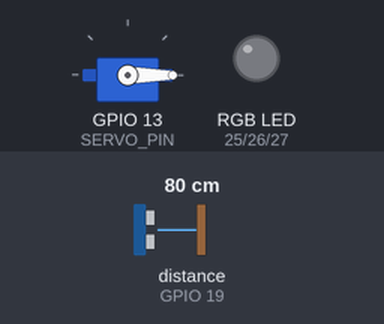
A sketch run on a simulated ESP32. On the bench: servo, an RGB LED mixed from three pins (HIGH = lit). Inputs (shaded band) come from the test bench; at power-on: distance to the obstacle (sensor on GPIO 19) 80 cm. The echo pulse lasts 58.3 µs per cm; WiFi joins after 1.5 s; servers stay silent unless stated; no MQTT or app messages arrive unless stated; pins used as bus, display or sensor lines are not drawn; what the sketch prints to the serial monitor is not drawn.

Above: at 2.7 s.
2.8 s: distance to the obstacle (sensor on GPIO 19) set to 34 cm
6.7 s: distance to the obstacle (sensor on GPIO 19) set to 28 cm
At 10.8 s:
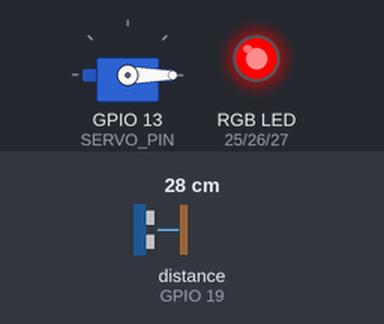
Timing chart, 0 to 12.3 s (numbered marks = the images above; inputs shaded):
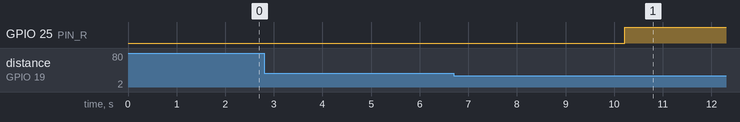

The sketch:

distanciaCodigo.ino
```cpp
//ahola
#include <WiFi.h>
#include "WiFiClientSecure.h"
#include "Adafruit_MQTT.h"
#include "Adafruit_MQTT_Client.h"
#include <ESP32Servo.h>

// ---------------------- CONFIGURACIÓN WI-FI ----------------------
#define WLAN_SSID   "ARTEFACTOS"
#define WLAN_PASS   "87654321"

// ---------------------- CONFIGURACIÓN ADAFRUIT IO ----------------------
#define AIO_SERVER      "io.adafruit.com"
#define AIO_SERVERPORT  1883
#define AIO_USERNAME    "TU_USUARIO_ADAFRUIT"
#define AIO_KEY         "TU_KEY_ADAFRUIT"

// ---------------------- PINES ----------------------
#define TRIG_PIN   18
#define ECHO_PIN   19

#define PIN_R      25
#define PIN_G      26
#define PIN_B      27

#define SERVO_PIN  13

// ---------------------- AJUSTES ----------------------
#define RGB_ANODO_COMUN false
#define PWM_FREQ        5000
#define PWM_RES         8

#define INTERVALO_PUBLICAR_MS 5000

#define DIST_MIN_CM       0.0
#define DIST_MAX_CM      30.0
#define NUM_NIVELES       3

#define DIST_APERTURA_CM 10.0

#define ANGULO_CERRADO  0
#define ANGULO_ABIERTO 90

// ---------------------- SERVO ----------------------
Servo puerta;

// ---------------------- CLIENTE MQTT Y FEEDS ----------------------
WiFiClient client;

Adafruit_MQTT_Client mqtt(
  &client,
  AIO_SERVER,
  AIO_SERVERPORT,
  AIO_USERNAME,
  AIO_KEY
);

Adafruit_MQTT_Publish feedDistancia =
  Adafruit_MQTT_Publish(
    &mqtt, AIO_USERNAME "/feeds/distancia"
  );

Adafruit_MQTT_Publish feedAlarma =
  Adafruit_MQTT_Publish(
    &mqtt, AIO_USERNAME "/feeds/alarma"
  );

Adafruit_MQTT_Publish feedPuerta =
  Adafruit_MQTT_Publish(
    &mqtt, AIO_USERNAME "/feeds/puerta"
  );

// ---------------------- ESTADO ----------------------
float ultimaDistancia = -1;

unsigned long ultimoPublicar = 0;
unsigned long ultimoPing = 0;
unsigned long ultimoIntentoWiFi = 0;
unsigned long ultimoIntentoMQTT = 0;

int nivelAlarma = 0;
bool puertaAbierta = false;

// ---------------------- PROTOTIPOS ----------------------
void conectarWiFi();
void conectarMQTT();

float leerDistanciaCm();
float distanciaPromedio(int muestras);

int calcularAlarma(float valor, float minimo,
                   float maximo, int n);

void escribirRGB(uint8_t r, uint8_t g, uint8_t b);
void actualizarLED();
void actualizarPuerta();

// =====================================================================
// SETUP
// =====================================================================
void setup() {

  Serial.begin(115200);
  delay(10);

  // Configurar ultrasónico
  pinMode(TRIG_PIN, OUTPUT);
  pinMode(ECHO_PIN, INPUT);
  digitalWrite(TRIG_PIN, LOW);

  // Configurar LED RGB
  ledcAttach(PIN_R, PWM_FREQ, PWM_RES);
  ledcAttach(PIN_G, PWM_FREQ, PWM_RES);
  ledcAttach(PIN_B, PWM_FREQ, PWM_RES);

  escribirRGB(0, 0, 0);

  // Configurar servomotor
  puerta.setPeriodHertz(50);
  puerta.attach(SERVO_PIN, 500, 2400);

  // Iniciar puerta cerrada
  puerta.write(ANGULO_CERRADO);

  conectarWiFi();

  Serial.println("Sistema de puerta iniciado");
}

// =====================================================================
// LOOP PRINCIPAL
// =====================================================================
void loop() {

  conectarWiFi();
  conectarMQTT();

  // Medir distancia cada cierto tiempo
  if (millis() - ultimoPublicar >= INTERVALO_PUBLICAR_MS) {

    ultimoPublicar = millis();

    float d = distanciaPromedio(5);

    Serial.println();
    Serial.println("========== MONITOREO ==========");

    if (d > 0) {

      ultimaDistancia = d;

      Serial.print("Distancia: ");
      Serial.print(d, 1);
      Serial.println(" cm");

      // Calcular alarma
      nivelAlarma = calcularAlarma(
        d,
        DIST_MIN_CM,
        DIST_MAX_CM,
        NUM_NIVELES
      );

      Serial.print("Nivel de alarma: ");
      Serial.println(nivelAlarma);

      // Abrir puerta a menos de 10 cm
      if (d < DIST_APERTURA_CM) {
        puertaAbierta = true;
      } else {
        puertaAbierta = false;
      }

    } else {

      ultimaDistancia = -1;
      nivelAlarma = 0;
      puertaAbierta = false;

      Serial.println("Error: no se detecta distancia");
    }

    // Actualizar componentes físicos
    actualizarLED();
    actualizarPuerta();

    // Publicar en Adafruit
    if (mqtt.connected()) {

      if (ultimaDistancia > 0) {

        if (!feedDistancia.publish(ultimaDistancia)) {
          Serial.println("Error publicando distancia");
        }
      }

      if (!feedAlarma.publish((int32_t)nivelAlarma)) {
        Serial.println("Error publicando alarma");
      }

      const char *estadoPuerta;

      if (ultimaDistancia <= 0) {
        estadoPuerta = "SIN LECTURA";
      } else if (puertaAbierta) {
        estadoPuerta = "ABIERTA";
      } else {
        estadoPuerta = "CERRADA";
      }

      if (!feedPuerta.publish(estadoPuerta)) {
        Serial.println("Error publicando puerta");
      }
    }
  }

  // Mantener MQTT conectado
  if (mqtt.connected() &&
      millis() - ultimoPing >= 30000) {

    ultimoPing = millis();

    if (!mqtt.ping()) {
      Serial.println("Conexion MQTT perdida");
      mqtt.disconnect();
    }
  }
}

// =====================================================================
// ULTRASÓNICO HC-SR04
// =====================================================================
float leerDistanciaCm() {

  digitalWrite(TRIG_PIN, LOW);
  delayMicroseconds(2);

  digitalWrite(TRIG_PIN, HIGH);
  delayMicroseconds(10);
  digitalWrite(TRIG_PIN, LOW);

  long duracion = pulseIn(ECHO_PIN, HIGH, 30000);

  if (duracion == 0) return -1;

  float distancia = (duracion * 0.0343) / 2.0;

  if (distancia < 2 || distancia > 100) return -1;

  return distancia;
}

// =====================================================================
// PROMEDIO DE DISTANCIAS
// =====================================================================
float distanciaPromedio(int muestras) {

  float suma = 0;
  int validas = 0;

  for (int i = 0; i < muestras; i++) {

    float d = leerDistanciaCm();

    if (d > 0) {
      suma += d;
      validas++;
    }

    delay(40);
  }

  return (validas > 0) ? suma / validas : -1;
}

// =====================================================================
// FUNCIÓN DE ALARMA DE N NIVELES
// =====================================================================
int calcularAlarma(float valor, float minimo,
                   float maximo, int n) {

  if (n <= 0 || maximo <= minimo) {
    return 0;
  }

  if (valor < minimo || valor > maximo) {
    return 0;
  }

  float intervalo = (maximo - minimo) / n;

  // Mayor proximidad = mayor alarma
  if (valor == maximo) {
    return 1;
  }

  int posicion = int((valor - minimo) / intervalo);

  return n - posicion;
}

// =====================================================================
// LED RGB
// =====================================================================
void escribirRGB(uint8_t r, uint8_t g, uint8_t b) {

  if (RGB_ANODO_COMUN) {
    r = 255 - r;
    g = 255 - g;
    b = 255 - b;
  }

  ledcWrite(PIN_R, r);
  ledcWrite(PIN_G, g);
  ledcWrite(PIN_B, b);
}

// =====================================================================
// ACTUALIZAR LED SEGÚN ALARMA
// =====================================================================
void actualizarLED() {

  if (nivelAlarma == 3) {

    // Muy cerca
    escribirRGB(0, 255, 0);

  } else if (nivelAlarma == 2) {

    // Distancia media
    escribirRGB(255, 255, 0);

  } else if (nivelAlarma == 1) {

    // Lejos
    escribirRGB(255, 0, 0);

  } else {

    // Sin alarma o lectura inválida
    escribirRGB(0, 0, 0);
  }
}

// =====================================================================
// CONTROL DEL SERVOMOTOR
// =====================================================================
void actualizarPuerta() {

  if (puertaAbierta) {

    puerta.write(ANGULO_ABIERTO);
    Serial.println("PUERTA ABIERTA - Servo 90 grados");

  } else {

    puerta.write(ANGULO_CERRADO);

    if (ultimaDistancia <= 0) {
      Serial.println("SIN LECTURA - Servo a posicion cerrada");
    } else {
      Serial.println("PUERTA CERRADA - Servo 0 grados");
    }
  }
}

// =====================================================================
// CONEXIÓN WI-FI
// =====================================================================
void conectarWiFi() {

  if (WiFi.status() == WL_CONNECTED) return;

  if (ultimoIntentoWiFi != 0 &&
      millis() - ultimoIntentoWiFi < 10000) {
    return;
  }

  ultimoIntentoWiFi = millis();

  Serial.print("Conectando a ");
  Serial.println(WLAN_SSID);

  WiFi.begin(WLAN_SSID, WLAN_PASS);

  unsigned long inicio = millis();

  while (WiFi.status() != WL_CONNECTED &&
         millis() - inicio < 10000) {

    delay(500);
    Serial.print(".");
  }

  Serial.println();

  if (WiFi.status() == WL_CONNECTED) {

    Serial.print("WiFi conectado. IP: ");
    Serial.println(WiFi.localIP());

  } else {

    Serial.println("No se pudo conectar al WiFi");
  }
}

// =====================================================================
// CONEXIÓN MQTT
// =====================================================================
void conectarMQTT() {

  if (WiFi.status() != WL_CONNECTED) return;

  if (mqtt.connected()) return;

  if (ultimoIntentoMQTT != 0 &&
      millis() - ultimoIntentoMQTT < 5000) {
    return;
  }

  ultimoIntentoMQTT = millis();

  Serial.print("Conectando a Adafruit IO... ");

  int8_t ret = mqtt.connect();

  if (ret != 0) {

    Serial.println(mqtt.connectErrorString(ret));
    mqtt.disconnect();
    return;
  }

  Serial.println("Conectado a Adafruit IO!");

  ultimoPing = millis();
}
```

Measured:
- the behaviour switches between 31 and 30 cm on distance to the obstacle (sensor on GPIO 19) (found by bisection; images 0 and 1)
- after the input at 2.8 s, every drawn part: stays the same
- after the input at 6.7 s, GPIO 25 (PIN_R): LOW → HIGH after 3.5 s
